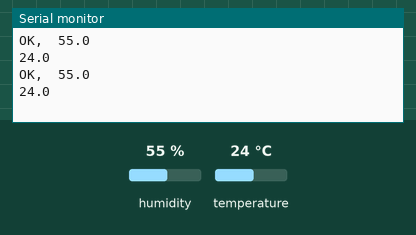
A sketch run on a simulated Arduino Uno, built with avr-gcc and run on an emulated ATmega328P. Parts: the last lines printed to the serial monitor. Inputs (shaded band) come from the test bench; at power-on: humidity 55 %, temperature 24 °C.

Above: at 2.8 s.
2.9 s: humidity set to 22 %
At 5.1 s:
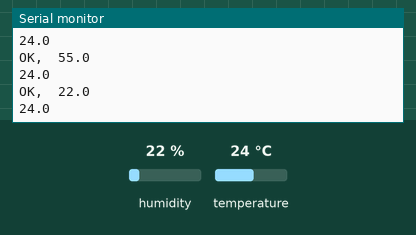
5.6 s: temperature set to 12 °C
At 7.5 s:
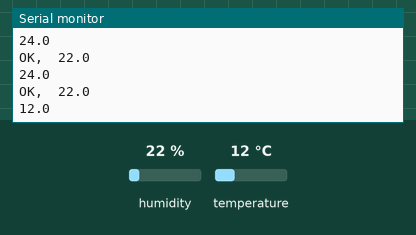
8.3 s: humidity set to 40 %
At 11.1 s:
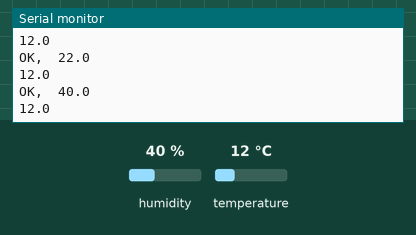
Timing chart, 0 to 12.6 s (numbered marks = the images above; inputs shaded):
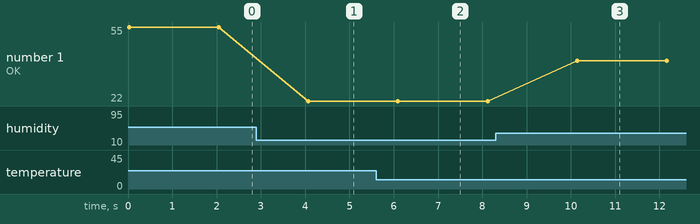

The sketch:

TempHumidSeonsorOnly.ino
```cpp
#include <dht.h> // 온습도 라이브러리

// 온습도 센서 pin
const int DHT11_PIN = A1;

// 온습도
dht DHT;

typedef struct {
  float hum;
  float temp;
} ht;

/* 온습도 체크 */
ht get_hum_and_temp() { // 온습도 체크
  int chk = DHT.read11(DHT11_PIN);
  ht rtn;
  switch (chk)
  {
    case DHTLIB_OK:
    Serial.print("OK,\t");
    break;
    case DHTLIB_ERROR_CHECKSUM:
    Serial.print("Checksum error,\t");
    break;
    case DHTLIB_ERROR_TIMEOUT:
    Serial.print("Time out error,\t");
    break;
    case DHTLIB_ERROR_CONNECT:
        Serial.print("Connect error,\t");
        break;
    case DHTLIB_ERROR_ACK_L:
        Serial.print("Ack Low error,\t");
        break;
    case DHTLIB_ERROR_ACK_H:
        Serial.print("Ack High error,\t");
        break;
    default:
    Serial.print("Unknown error,\t");
    break;
  }
  // DISPLAY DATA

  rtn.hum = DHT.humidity;
  rtn.temp = DHT.temperature;
  Serial.println(DHT.humidity, 1);
  Serial.println(DHT.temperature, 1);
  return rtn;
}
/* 온습도 체크 */

void setup() {
  // put your setup code here, to run once:
  pinMode(DHT11_PIN, INPUT);
  Serial.begin(9600);
}

void loop() {
  // put your main code here, to run repeatedly:
  ht htData = get_hum_and_temp();
  delay(2000);
}
```

Measured:
- after the input at 2.9 s, the serial monitor: prints a new line after 1.2 s (image 1)
- after the input at 5.6 s, the serial monitor: prints a new line after 0.51 s (image 2)
- after the input at 8.3 s, the serial monitor: prints a new line after 1.8 s (image 3)
- plotted number 1: 55 → 22 after the input at 2.9 s, 22 → 40 after the input at 8.3 s
